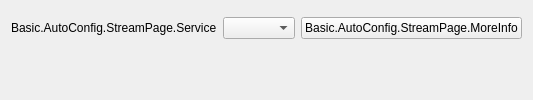
          <widget class="QWidget" name="widget_5" >
           <property name="sizePolicy">
            <sizepolicy hsizetype="Preferred" vsizetype="Maximum">
             <horstretch>0</horstretch>
             <verstretch>0</verstretch>
            </sizepolicy>
           </property>
           <layout class="QFormLayout" name="topStreamLayout">
            <property name="fieldGrowthPolicy">
             <enum>QFormLayout::AllNonFixedFieldsGrow</enum>
            </property>
            <property name="labelAlignment">
             <set>Qt::AlignRight|Qt::AlignTrailing|Qt::AlignVCenter</set>
            </property>
            <item row="3" column="0">
             <widget class="QLabel" name="serviceLabel">
              <property name="text">
               <string>Basic.AutoConfig.StreamPage.Service</string>
              </property>
              <property name="buddy">
               <cstring>service</cstring>
              </property>
             </widget>
            </item>
            <item row="3" column="1">
             <widget class="QWidget" name="serviceWidget" native="true">
              <layout class="QHBoxLayout" name="serviceWidgetLayout" stretch="0,0">
               <property name="leftMargin">
                <number>0</number>
               </property>
               <property name="topMargin">
                <number>0</number>
               </property>
               <property name="rightMargin">
                <number>0</number>
               </property>
               <property name="bottomMargin">
                <number>0</number>
               </property>
               <item>
                <widget class="QComboBox" name="service">
                 <property name="maxVisibleItems">
                  <number>20</number>
                 </property>
                </widget>
               </item>
               <item>
                <widget class="UrlPushButton" name="moreInfoButton">
                 <property name="sizePolicy">
                  <sizepolicy hsizetype="Maximum" vsizetype="Fixed">
                   <horstretch>0</horstretch>
                   <verstretch>0</verstretch>
                  </sizepolicy>
                 </property>
                 <property name="text">
                  <string>Basic.AutoConfig.StreamPage.MoreInfo</string>
                 </property>
                </widget>
               </item>
              </layout>
             </widget>
            </item>
            <item row="1" column="0">
             <spacer name="horizontalSpacer_17">
              <property name="orientation">
               <enum>Qt::Horizontal</enum>
              </property>
              <property name="sizeHint" stdset="0">
               <size>
                <width>170</width>
                <height>0</height>
               </size>
              </property>
             </spacer>
            </item>
           </layout>
          </widget>
